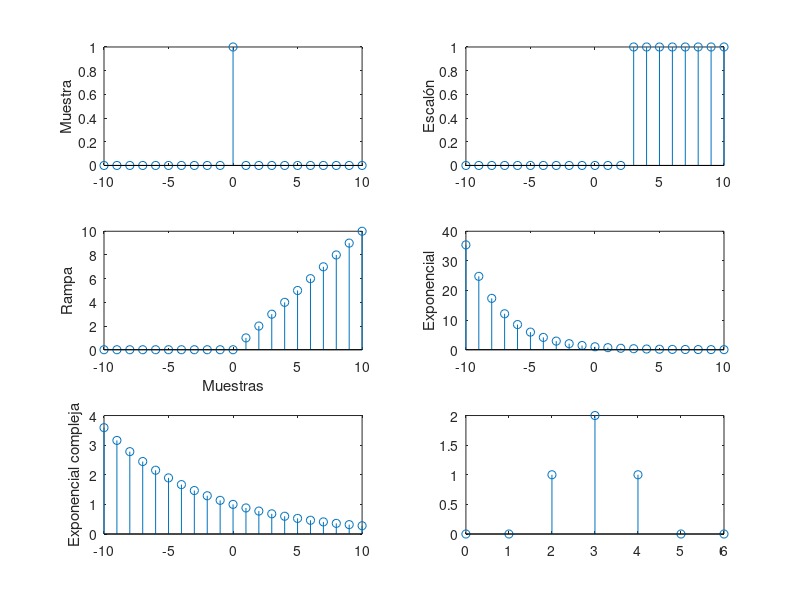

Write the MATLAB code that produced this figure.
%% Ejemplo 1
x1 = [0 0 1 1 1 1]; % tren de impulsos
n1 = [0 1 2 3 4 5];

% ¿Cómo lo representamos? Pista: Sumatoria

%% Ejemplo 2
n2 = -10 : 10;
x21 = n2 == 0; % Muestra unitaria
x22 = n2 >= 3; % Escalón unitario
x23 = n2.*(n2 >= 0); % Rampa unitaria
x24 = 0.7.^(n2); % Exponencial con a = 0.7
x25 = (0.88*exp(1i*pi/8)).^n2; % Exponencial complejo
x26 = 0.99*sin(2*pi*n2/7);

subplot(321), stem(n2,x21); ylabel('Muestra');
subplot(322), stem(n2,x22); ylabel('Escalón');
subplot(323), stem(n2,x23); ylabel('Rampa'); xlabel('Muestras')

subplot(324), stem(n2,x24); ylabel('Exponencial');
subplot(325), stem(n2,abs(x25)); ylabel('Exponencial compleja');
subplot(326), stem(n2,x26); ylabel('Sinusoidal');

%% Ejemplo 3
n3 = -5 : 5;
x3 = abs(n3).*(abs(n3) <= 3);

y31 = x3; % Sistema identidad
y32 = [x3(2:end),0]; % Sistema con retardo unitario
y33 = [0,x3(1:end-1)]; % Sistema con adelanto unitario
y34 = (y32 + y31 + y33)/3; % Sistema de media móvil
y35 = (y32 + y31 + y33); % Sistema de mediana móvil
y36 = sum(tril(ones(numel(x3),1)*x3),2)'; % Acumulador

% diferenciador, modulador, multiplicador, folder
%%
x1 = [0 1 1 0];
x2 = [0 1 1 0];

y = conv(x1,x2);
t = 0:length(y)-1;
stem(t,y);